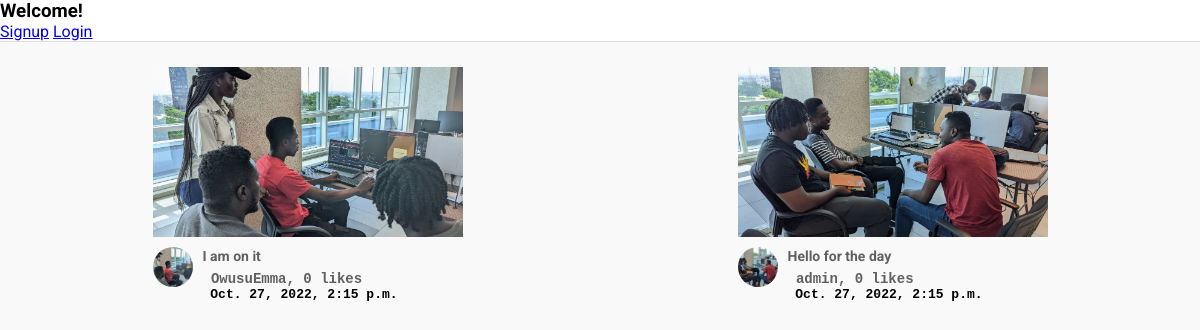
The page / on the database its author committed.
### post/models.py (models this page shows, shortened)
class Post(models.Model):
    title = models.CharField(max_length=500, verbose_name="title", blank=True)
    picture = models.ImageField(upload_to=user_directory_path, verbose_name="Picture", null=True)
    caption = models.CharField(max_length=500000, verbose_name="Caption")
    posted = models.DateTimeField(auto_now_add=True)
    tag = models.ManyToManyField(Tag, related_name="tags")
    user = models.ForeignKey(User, on_delete=models.CASCADE)
    likes = models.IntegerField(default=0)

### post/views.py (the view)
# urls.py: 2. Add a URL to urlpatterns:  path('', views.home, name='home')
def home(request):
    search_post = request.GET.get('search')
    if search_post:
        posts = Post.objects.filter(Q(title__icontains=search_post) | Q(caption__icontains=search_post))
    else:
        posts = Post.objects.all().order_by("-posted")
    context = {
        'post_items' :  posts
    }
    return render(request, "home.html", context)

### templates/home.html (shortened to what this page needs)
{% extends 'base.html' %}
{% load static %}
   {% block content %}
      <div class="videos">
        <div class="videos__container">
          {% for post in post_items %}
          <div class="video">
            <div class="video__thumbnail">
              <a href="{% url 'detailed_page' post.id %}"><img src="{{ post.picture.url }}" alt="" /></a>
            </div>
            <div class="video__details">
              <div class="author">
                <img
                  src="{{ post.picture.url }}"
                  alt=""
                />
              </div>
              <div class="title">
                <h3> <a href="{% url 'detailed_page' post.id %}"> {{post.title}}</a></h3>
                 <pre><b><a href="{% url 'detailed_page' post.id %}"> {{post.user.username}}, {{post.likes}} likes </a></b></pre>
                <pre> <b>{{post.posted}}</b></pre>
              </div>
            </div>
          </div>
          {% endfor %}
        </div>
      </div>
   {% endblock content %}

### static/styles.css (style rules this page uses)
* { margin: 0; padding: 0; box-sizing: border-box; }
body { font-family: 'Roboto', sans-serif; }
.videos { background-color: #f9f9f9; width: 100%; height: 100%; padding: 15px 15px; border-top: 1px solid #ddd; overflow-y: scroll; }
.videos__container { display: flex; flex-direction: row; justify-content: space-around; flex-wrap: wrap; }
.video { width: 310px; margin-bottom: 30px; }
.video__thumbnail { width: 100%; height: 170px; }
.video__thumbnail img { object-fit: cover; height: 100%; width: 100%; }
.author img { object-fit: cover; border-radius: 50%; height: 40px; width: 40px; margin-right: 10px; }
.video__details { display: flex; margin-top: 10px; }
.title { display: flex; flex-direction: column; }
.title h3 { color: rgb(3, 3, 3); line-height: 18px; font-size: 14px; margin-bottom: 6px; }
.title a, span { text-decoration: none; color: rgb(96, 96, 96); font-size: 14px; }

### rows shown on the page
Post: picture (picture), title "I am on it", user.username "OwusuEmma", likes "0", posted "Oct. 27, 2022, 2:15 p.m."
Post: picture (picture), title "Hello for the day", user.username "admin", likes "0", posted "Oct. 27, 2022, 2:15 p.m."
